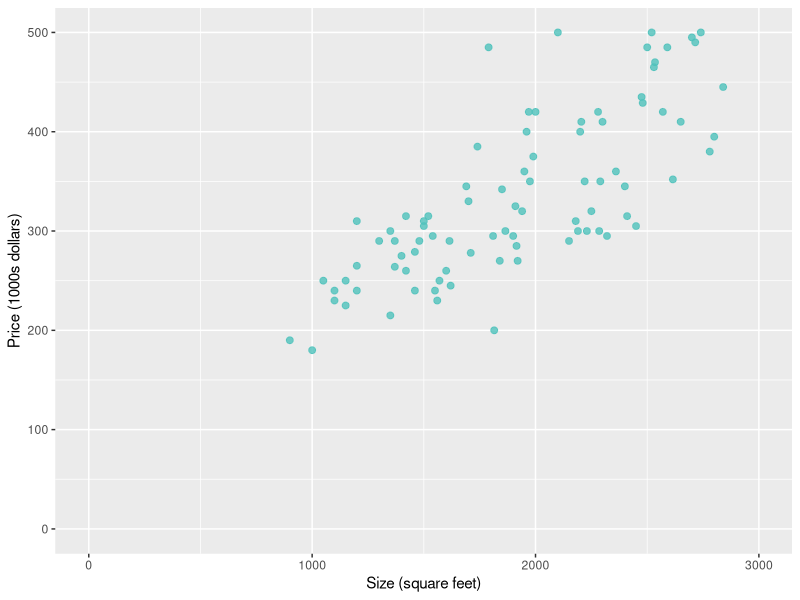
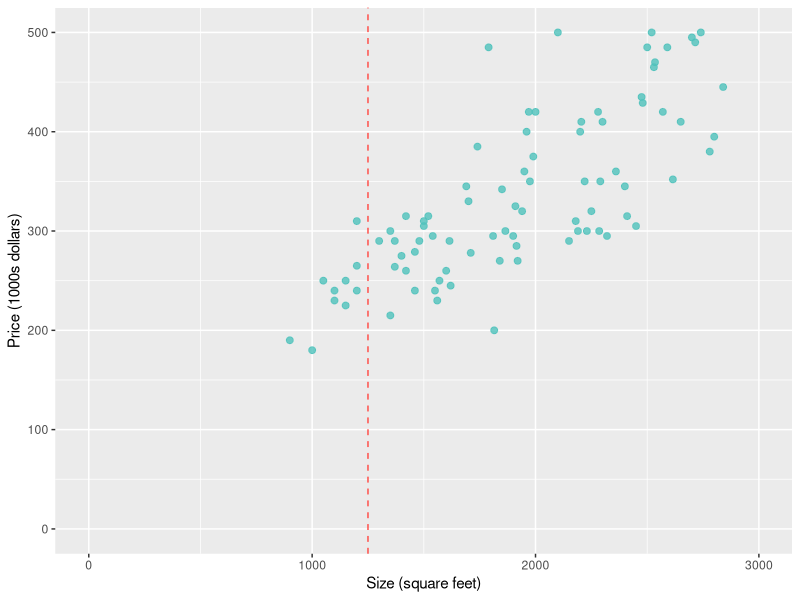
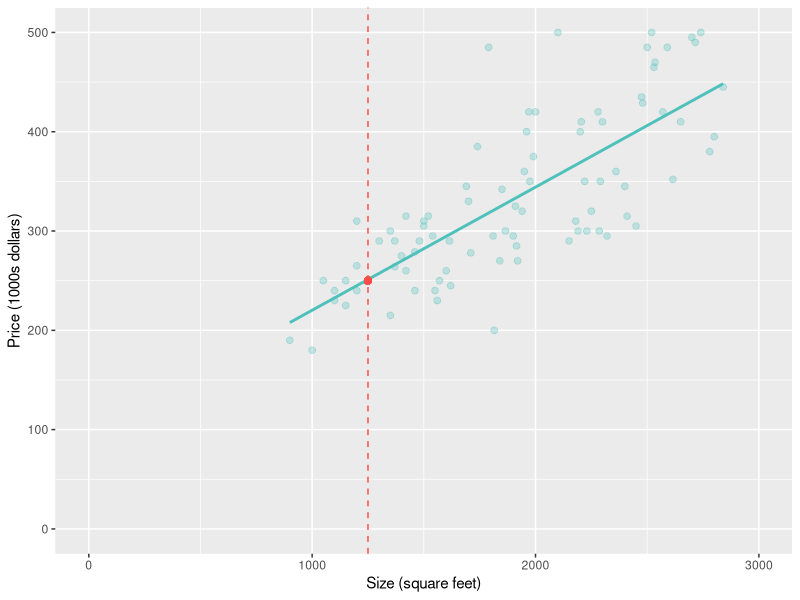

Write R code to recreate these figures, in order.
# Include libraries
library(ggplot2)
 
# Read data
df = read.csv(file = "./housePrices.csv", header = TRUE)

# Create pdf file
pdf("housePrices.pdf", width=4, height=2)

# Create plot base
#   (source data, labels and axis limits)
base = ggplot(df, aes(x=sqft, y=price)) + 
        labs(x = "Size (square feet)", y = "Price (1000s dollars)") +
        ylim(0, 500) +
        xlim(0, 3000)

# Create and plot fig1 (scatter plot)
fig1 = base +
    geom_point(colour = "#4FC1BB", alpha = 0.8, size = 2)

plot(fig1)

# Create and plot fig2 (add prediction event)
fig2 = fig1 + 
    geom_vline(xintercept=1250, colour = "#FF4D48", linetype="dashed")

plot(fig2)

# Create and plot fig3 (scatter with fit regression line)
fig3 = base + 
    geom_point(colour = "#4FC1BB", alpha = 0.3, size = 2) +
    geom_smooth(method = "lm", se = FALSE, colour = "#4FC1BB") +
    geom_vline(xintercept=1250, colour = "#FF4D48", linetype="dashed") +
    geom_point(x = 1250, y = 250, alpha = 0.8, size = 2, colour = "#FF4D48")

plot(fig3)
